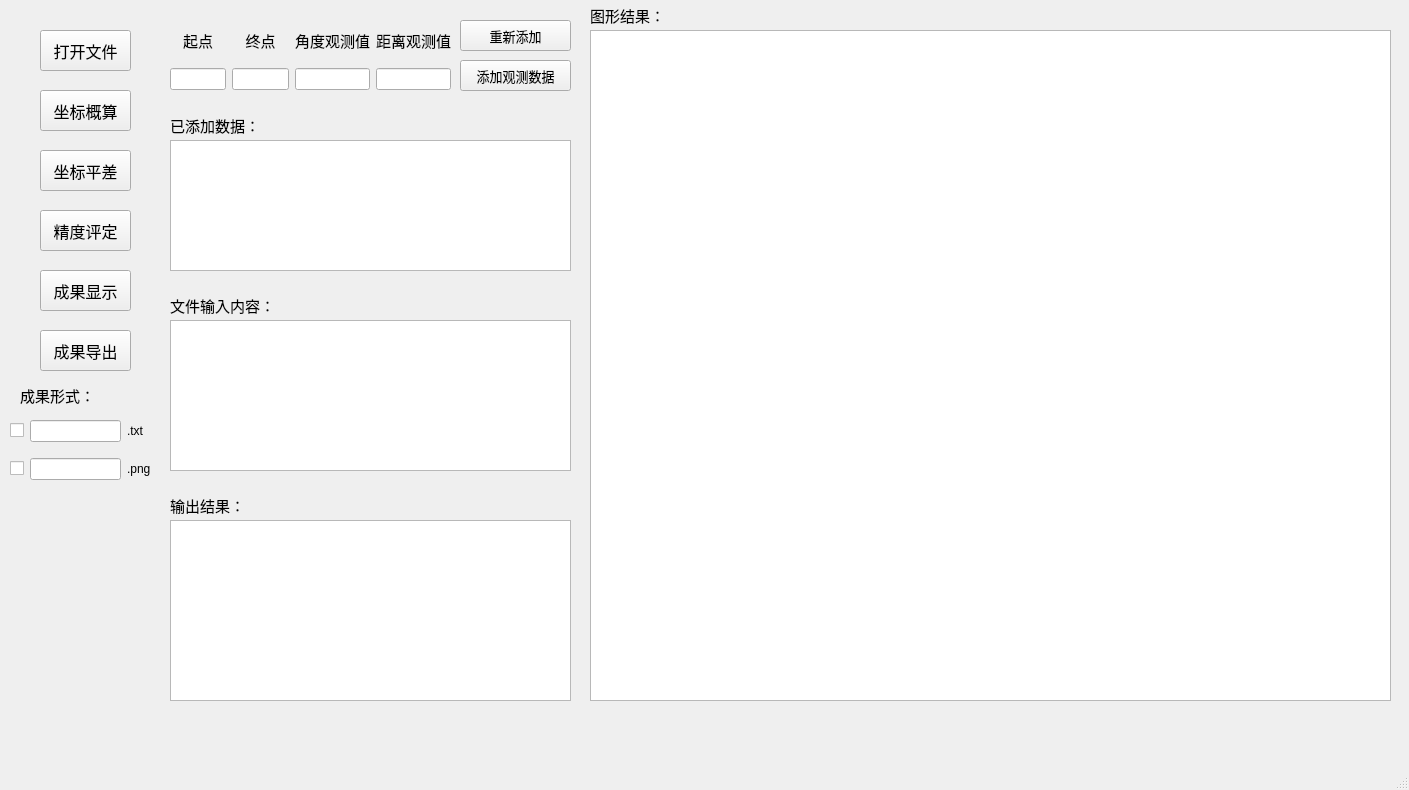
<?xml version="1.0" encoding="UTF-8"?>
<ui version="4.0">
 <class>Application</class>
 <widget class="QMainWindow" name="Application">
  <property name="geometry">
   <rect>
    <x>0</x>
    <y>0</y>
    <width>1409</width>
    <height>790</height>
   </rect>
  </property>
  <property name="windowTitle">
   <string>Application</string>
  </property>
  <widget class="QWidget" name="centralwidget">
   <widget class="QPushButton" name="Button_Fileinput">
    <property name="geometry">
     <rect>
      <x>40</x>
      <y>30</y>
      <width>91</width>
      <height>41</height>
     </rect>
    </property>
    <property name="font">
     <font>
      <family>楷体</family>
      <pointsize>12</pointsize>
     </font>
    </property>
    <property name="text">
     <string>打开文件</string>
    </property>
   </widget>
   <widget class="QPushButton" name="Button_Estimation">
    <property name="geometry">
     <rect>
      <x>40</x>
      <y>90</y>
      <width>91</width>
      <height>41</height>
     </rect>
    </property>
    <property name="font">
     <font>
      <family>楷体</family>
      <pointsize>12</pointsize>
     </font>
    </property>
    <property name="text">
     <string>坐标概算</string>
    </property>
   </widget>
   <widget class="QPushButton" name="Button_Adjust">
    <property name="geometry">
     <rect>
      <x>40</x>
      <y>150</y>
      <width>91</width>
      <height>41</height>
     </rect>
    </property>
    <property name="font">
     <font>
      <family>楷体</family>
      <pointsize>12</pointsize>
     </font>
    </property>
    <property name="text">
     <string>坐标平差</string>
    </property>
   </widget>
   <widget class="QPushButton" name="Button_Precision">
    <property name="geometry">
     <rect>
      <x>40</x>
      <y>210</y>
      <width>91</width>
      <height>41</height>
     </rect>
    </property>
    <property name="font">
     <font>
      <family>楷体</family>
      <pointsize>12</pointsize>
     </font>
    </property>
    <property name="text">
     <string>精度评定</string>
    </property>
   </widget>
   <widget class="QPushButton" name="Button_Display">
    <property name="geometry">
     <rect>
      <x>40</x>
      <y>270</y>
      <width>91</width>
      <height>41</height>
     </rect>
    </property>
    <property name="font">
     <font>
      <family>楷体</family>
      <pointsize>12</pointsize>
     </font>
    </property>
    <property name="text">
     <string>成果显示</string>
    </property>
   </widget>
   <widget class="QLabel" name="label">
    <property name="geometry">
     <rect>
      <x>170</x>
      <y>290</y>
      <width>131</width>
      <height>31</height>
     </rect>
    </property>
    <property name="font">
     <font>
      <family>宋体</family>
      <pointsize>11</pointsize>
     </font>
    </property>
    <property name="text">
     <string>文件输入内容：</string>
    </property>
   </widget>
   <widget class="QPlainTextEdit" name="plainTextEdit">
    <property name="geometry">
     <rect>
      <x>170</x>
      <y>320</y>
      <width>401</width>
      <height>151</height>
     </rect>
    </property>
    <property name="font">
     <font>
      <pointsize>10</pointsize>
     </font>
    </property>
    <property name="verticalScrollBarPolicy">
     <enum>Qt::ScrollBarPolicy::ScrollBarAsNeeded</enum>
    </property>
    <property name="horizontalScrollBarPolicy">
     <enum>Qt::ScrollBarPolicy::ScrollBarAsNeeded</enum>
    </property>
    <property name="sizeAdjustPolicy">
     <enum>QAbstractScrollArea::SizeAdjustPolicy::AdjustToContents</enum>
    </property>
    <property name="readOnly">
     <bool>true</bool>
    </property>
   </widget>
   <widget class="QLabel" name="label_2">
    <property name="geometry">
     <rect>
      <x>590</x>
      <y>0</y>
      <width>141</width>
      <height>31</height>
     </rect>
    </property>
    <property name="font">
     <font>
      <family>宋体</family>
      <pointsize>11</pointsize>
     </font>
    </property>
    <property name="text">
     <string>图形结果：</string>
    </property>
   </widget>
   <widget class="QGraphicsView" name="graphicsView">
    <property name="geometry">
     <rect>
      <x>590</x>
      <y>30</y>
      <width>801</width>
      <height>671</height>
     </rect>
    </property>
   </widget>
   <widget class="QPlainTextEdit" name="plainTextEdit_2">
    <property name="geometry">
     <rect>
      <x>170</x>
      <y>520</y>
      <width>401</width>
      <height>181</height>
     </rect>
    </property>
    <property name="font">
     <font>
      <pointsize>10</pointsize>
     </font>
    </property>
    <property name="verticalScrollBarPolicy">
     <enum>Qt::ScrollBarPolicy::ScrollBarAsNeeded</enum>
    </property>
    <property name="horizontalScrollBarPolicy">
     <enum>Qt::ScrollBarPolicy::ScrollBarAsNeeded</enum>
    </property>
    <property name="sizeAdjustPolicy">
     <enum>QAbstractScrollArea::SizeAdjustPolicy::AdjustToContents</enum>
    </property>
    <property name="readOnly">
     <bool>true</bool>
    </property>
   </widget>
   <widget class="QLabel" name="label_3">
    <property name="geometry">
     <rect>
      <x>170</x>
      <y>490</y>
      <width>91</width>
      <height>31</height>
     </rect>
    </property>
    <property name="font">
     <font>
      <family>宋体</family>
      <pointsize>11</pointsize>
     </font>
    </property>
    <property name="text">
     <string>输出结果：</string>
    </property>
   </widget>
   <widget class="QWidget" name="gridLayoutWidget">
    <property name="geometry">
     <rect>
      <x>170</x>
      <y>19</y>
      <width>281</width>
      <height>71</height>
     </rect>
    </property>
    <layout class="QGridLayout" name="gridLayout">
     <item row="0" column="2">
      <widget class="QLabel" name="label_6">
       <property name="font">
        <font>
         <family>黑体</family>
         <pointsize>11</pointsize>
        </font>
       </property>
       <property name="text">
        <string>角度观测值</string>
       </property>
       <property name="alignment">
        <set>Qt::AlignmentFlag::AlignCenter</set>
       </property>
      </widget>
     </item>
     <item row="0" column="1">
      <widget class="QLabel" name="label_5">
       <property name="font">
        <font>
         <family>黑体</family>
         <pointsize>11</pointsize>
        </font>
       </property>
       <property name="text">
        <string>终点</string>
       </property>
       <property name="alignment">
        <set>Qt::AlignmentFlag::AlignCenter</set>
       </property>
      </widget>
     </item>
     <item row="0" column="3">
      <widget class="QLabel" name="label_7">
       <property name="font">
        <font>
         <family>黑体</family>
         <pointsize>11</pointsize>
        </font>
       </property>
       <property name="text">
        <string>距离观测值</string>
       </property>
       <property name="alignment">
        <set>Qt::AlignmentFlag::AlignCenter</set>
       </property>
      </widget>
     </item>
     <item row="0" column="0">
      <widget class="QLabel" name="label_4">
       <property name="font">
        <font>
         <family>黑体</family>
         <pointsize>11</pointsize>
        </font>
       </property>
       <property name="text">
        <string>起点</string>
       </property>
       <property name="alignment">
        <set>Qt::AlignmentFlag::AlignCenter</set>
       </property>
      </widget>
     </item>
     <item row="1" column="0">
      <widget class="QLineEdit" name="lineEdit"/>
     </item>
     <item row="1" column="1">
      <widget class="QLineEdit" name="lineEdit_2"/>
     </item>
     <item row="1" column="2">
      <widget class="QLineEdit" name="lineEdit_3"/>
     </item>
     <item row="1" column="3">
      <widget class="QLineEdit" name="lineEdit_4"/>
     </item>
    </layout>
   </widget>
   <widget class="QPushButton" name="pushButton_6">
    <property name="geometry">
     <rect>
      <x>460</x>
      <y>60</y>
      <width>111</width>
      <height>31</height>
     </rect>
    </property>
    <property name="font">
     <font>
      <family>新宋体</family>
      <pointsize>10</pointsize>
     </font>
    </property>
    <property name="text">
     <string>添加观测数据</string>
    </property>
   </widget>
   <widget class="QLabel" name="label_8">
    <property name="geometry">
     <rect>
      <x>170</x>
      <y>110</y>
      <width>111</width>
      <height>31</height>
     </rect>
    </property>
    <property name="font">
     <font>
      <family>宋体</family>
      <pointsize>11</pointsize>
     </font>
    </property>
    <property name="text">
     <string>已添加数据：</string>
    </property>
   </widget>
   <widget class="QPlainTextEdit" name="plainTextEdit_3">
    <property name="geometry">
     <rect>
      <x>170</x>
      <y>140</y>
      <width>401</width>
      <height>131</height>
     </rect>
    </property>
    <property name="font">
     <font>
      <pointsize>10</pointsize>
     </font>
    </property>
    <property name="verticalScrollBarPolicy">
     <enum>Qt::ScrollBarPolicy::ScrollBarAsNeeded</enum>
    </property>
    <property name="horizontalScrollBarPolicy">
     <enum>Qt::ScrollBarPolicy::ScrollBarAsNeeded</enum>
    </property>
    <property name="sizeAdjustPolicy">
     <enum>QAbstractScrollArea::SizeAdjustPolicy::AdjustToContents</enum>
    </property>
    <property name="readOnly">
     <bool>true</bool>
    </property>
   </widget>
   <widget class="QPushButton" name="Button_Output">
    <property name="geometry">
     <rect>
      <x>40</x>
      <y>330</y>
      <width>91</width>
      <height>41</height>
     </rect>
    </property>
    <property name="font">
     <font>
      <family>楷体</family>
      <pointsize>12</pointsize>
     </font>
    </property>
    <property name="text">
     <string>成果导出</string>
    </property>
   </widget>
   <widget class="QPushButton" name="pushButton_8">
    <property name="geometry">
     <rect>
      <x>460</x>
      <y>20</y>
      <width>111</width>
      <height>31</height>
     </rect>
    </property>
    <property name="font">
     <font>
      <family>新宋体</family>
      <pointsize>10</pointsize>
     </font>
    </property>
    <property name="text">
     <string>重新添加</string>
    </property>
   </widget>
   <widget class="QLabel" name="label_9">
    <property name="geometry">
     <rect>
      <x>20</x>
      <y>380</y>
      <width>91</width>
      <height>31</height>
     </rect>
    </property>
    <property name="font">
     <font>
      <family>仿宋</family>
      <pointsize>11</pointsize>
     </font>
    </property>
    <property name="text">
     <string>成果形式：</string>
    </property>
   </widget>
   <widget class="QWidget" name="gridLayoutWidget_2">
    <property name="geometry">
     <rect>
      <x>10</x>
      <y>410</y>
      <width>141</width>
      <height>80</height>
     </rect>
    </property>
    <layout class="QGridLayout" name="gridLayout_2">
     <item row="0" column="1">
      <widget class="QLineEdit" name="lineEdit_5"/>
     </item>
     <item row="1" column="0">
      <widget class="QCheckBox" name="checkBox_2">
       <property name="text">
        <string/>
       </property>
      </widget>
     </item>
     <item row="1" column="1">
      <widget class="QLineEdit" name="lineEdit_6"/>
     </item>
     <item row="0" column="0">
      <widget class="QCheckBox" name="checkBox">
       <property name="text">
        <string/>
       </property>
      </widget>
     </item>
     <item row="0" column="2">
      <widget class="QLabel" name="label_10">
       <property name="text">
        <string>.txt</string>
       </property>
      </widget>
     </item>
     <item row="1" column="2">
      <widget class="QLabel" name="label_11">
       <property name="text">
        <string>.png</string>
       </property>
      </widget>
     </item>
    </layout>
   </widget>
  </widget>
  <widget class="QMenuBar" name="menubar">
   <property name="geometry">
    <rect>
     <x>0</x>
     <y>0</y>
     <width>1409</width>
     <height>25</height>
    </rect>
   </property>
  </widget>
  <widget class="QStatusBar" name="statusbar"/>
 </widget>
 <resources/>
 <connections/>
</ui>
